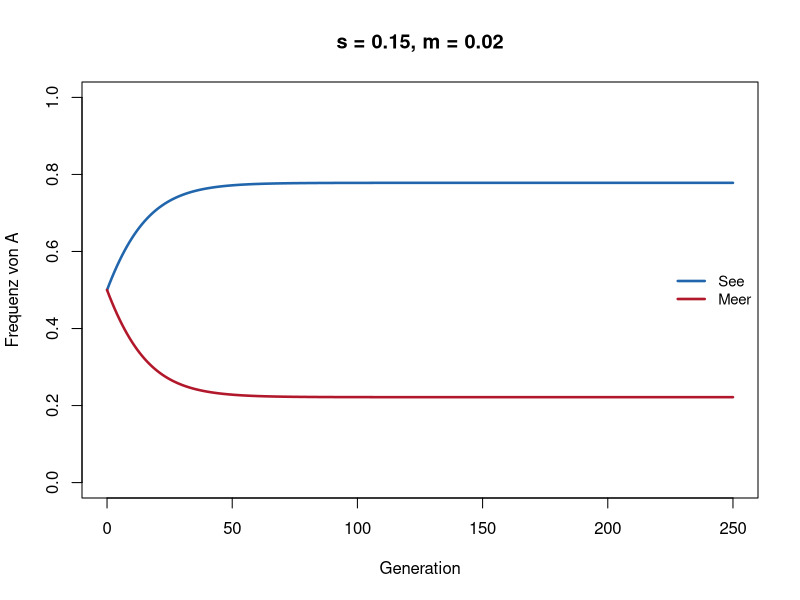
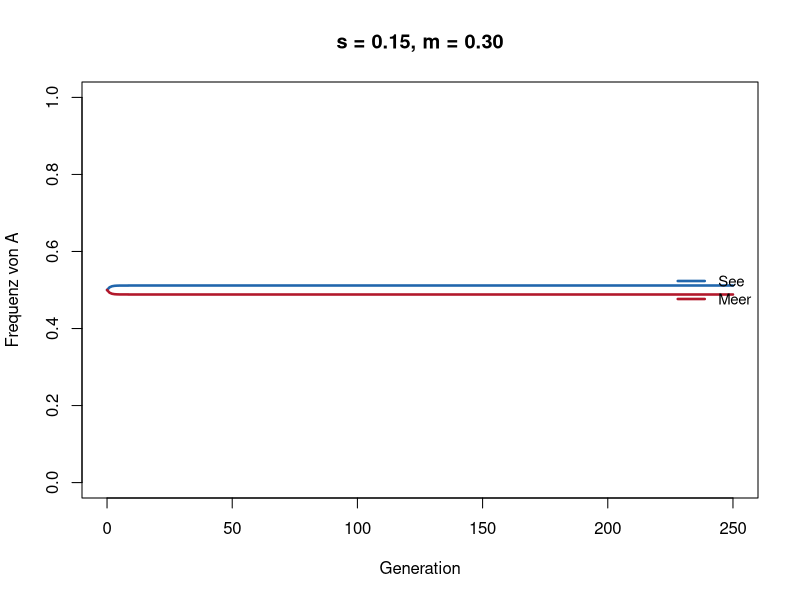
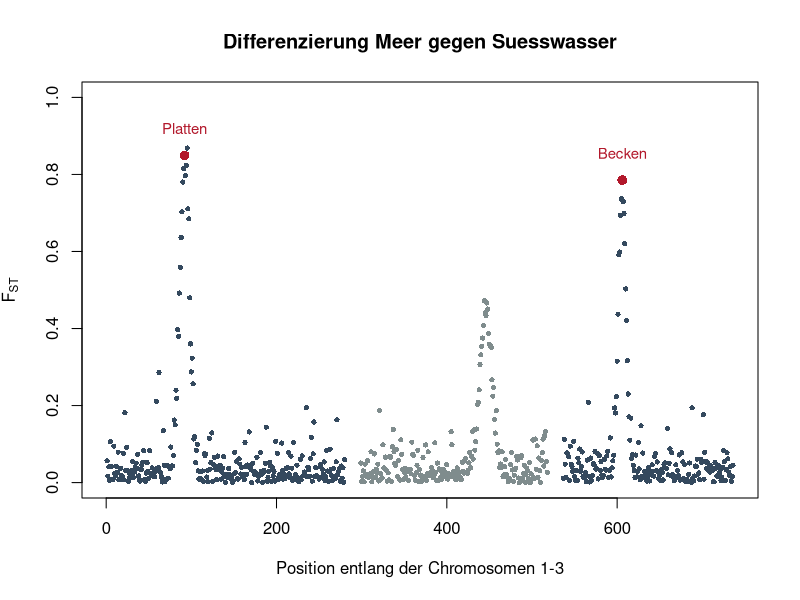

These figures' R source, in order:
## ---- chunk 1
#| include: false
scan <- read.csv("data/fst_scan.csv")

selektionsschritt <- function(p, w) {
  q <- 1 - p
  w_quer <- p^2 * w[1] + 2 * p * q * w[2] + q^2 * w[3]
  (p^2 * w[1] + p * q * w[2]) / w_quer
}

eine_generation <- function(p1, p2, s = 0.15, m = 0.02) {
  p1_s <- selektionsschritt(p1, c(1 + s, 1 + s / 2, 1))
  p2_s <- selektionsschritt(p2, c(1, 1 + s / 2, 1 + s))
  c((1 - m) * p1_s + m * p2_s,
    (1 - m) * p2_s + m * p1_s)
}

zwei_demen <- function(p1 = 0.5, p2 = 0.5, s = 0.15, m = 0.02,
                       generationen = 250) {
  bahn <- matrix(NA_real_, generationen + 1, 2)
  bahn[1, ] <- c(p1, p2)
  for (t in seq_len(generationen)) {
    bahn[t + 1, ] <- eine_generation(bahn[t, 1], bahn[t, 2], s = s, m = m)
  }
  data.frame(generation = 0:generationen, p1 = bahn[, 1], p2 = bahn[, 2])
}

fst <- function(p1, p2) {
  p_quer <- (p1 + p2) / 2
  if (p_quer <= 0 || p_quer >= 1) return(0)
  (((p1 - p_quer)^2 + (p2 - p_quer)^2) / 2) / (p_quer * (1 - p_quer))
}

zeige_demen <- function(sim, main) {
  plot(sim$generation, sim$p1, type = "l", lwd = 2.5, col = "#2166ac",
       ylim = c(0, 1), xlab = "Generation", ylab = "Frequenz von A",
       main = main)
  lines(sim$generation, sim$p2, lwd = 2.5, col = "#b2182b")
  legend("right", c("See", "Meer"), col = c("#2166ac", "#b2182b"),
         lwd = 2.5, bty = "n", cex = 0.9)
}
## ---- chunk 2
#| fig-height: 3.5
#| fig-width: 7.8
zeige_demen(zwei_demen(m = 0.02, s = 0.15), "s = 0.15, m = 0.02")
## ---- chunk 3
#| fig-height: 3.5
#| fig-width: 7.8
zeige_demen(zwei_demen(m = 0.30, s = 0.15), "s = 0.15, m = 0.30")
## ---- chunk 4
#| echo: true
round(c(
  "p1=0.5, p2=0.5" = fst(0.5, 0.5),
  "p1=0.6, p2=0.4" = fst(0.6, 0.4),
  "p1=0.95, p2=0.05" = fst(0.95, 0.05)
), 3)
## ---- chunk 5
#| echo: true
wenig <- tail(zwei_demen(m = 0.02, s = 0.15), 1)
viel  <- tail(zwei_demen(m = 0.30, s = 0.15), 1)

round(c(
  "m = 0.02" = fst(wenig$p1, wenig$p2),
  "m = 0.30" = fst(viel$p1, viel$p2)
), 3)
## ---- chunk 6
#| echo: true
scan <- read.csv("data/fst_scan.csv")
head(scan, 3)
## ---- chunk 7
#| fig-height: 4
#| fig-width: 9
farben <- ifelse(scan$chr %% 2 == 0, "#7f8c8d", "#34495e")
plot(scan$x, scan$fst, pch = 16, cex = 0.7, col = farben,
     xlab = "Position entlang der Chromosomen 1-3", ylab = expression(F[ST]),
     main = "Differenzierung Meer gegen Suesswasser", ylim = c(0, 1))
treffer <- scan[scan$label != "", ]
points(treffer$x, treffer$fst, pch = 16, cex = 1.3, col = "#b2182b")
text(treffer$x, treffer$fst + 0.07, treffer$label, col = "#b2182b", cex = 0.9)
## ---- chunk 8
#| echo: true
head(scan$fst > 0.5, 12)
sum(scan$fst > 0.5)
## ---- chunk 9
#| echo: true
scan[scan$fst > 0.7, ]
## ---- chunk 10
#| echo: true
schwelle <- quantile(scan$fst, 0.99)
schwelle

ausreisser <- scan[scan$fst > schwelle, ]
nrow(ausreisser)
## ---- chunk 11
#| echo: true
ausreisser[order(-ausreisser$fst), c("chr", "pos", "fst", "label")]
